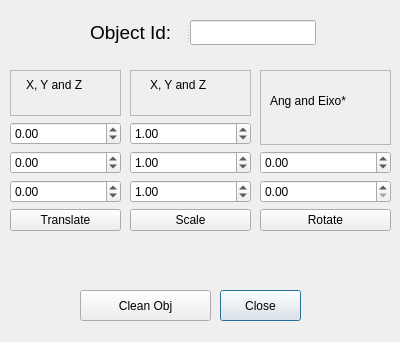
<?xml version="1.0" encoding="UTF-8"?>
<ui version="4.0">
 <class>TransformObj</class>
 <widget class="QDialog" name="TransformObj">
  <property name="geometry">
   <rect>
    <x>0</x>
    <y>0</y>
    <width>400</width>
    <height>342</height>
   </rect>
  </property>
  <property name="windowTitle">
   <string>Operadores  geométricos</string>
  </property>
  <widget class="QPushButton" name="pushButton_4">
   <property name="geometry">
    <rect>
     <x>220</x>
     <y>290</y>
     <width>81</width>
     <height>31</height>
    </rect>
   </property>
   <property name="text">
    <string>Close</string>
   </property>
  </widget>
  <widget class="QWidget" name="layoutWidget">
   <property name="geometry">
    <rect>
     <x>10</x>
     <y>70</y>
     <width>111</width>
     <height>161</height>
    </rect>
   </property>
   <layout class="QVBoxLayout" name="Translate_frame">
    <item>
     <widget class="QFrame" name="Translate">
      <property name="frameShape">
       <enum>QFrame::StyledPanel</enum>
      </property>
      <property name="frameShadow">
       <enum>QFrame::Raised</enum>
      </property>
      <widget class="QLabel" name="label_2">
       <property name="geometry">
        <rect>
         <x>16</x>
         <y>-1</y>
         <width>91</width>
         <height>31</height>
        </rect>
       </property>
       <property name="text">
        <string>X, Y and Z</string>
       </property>
      </widget>
     </widget>
    </item>
    <item>
     <widget class="QDoubleSpinBox" name="tX">
      <property name="minimum">
       <double>-9990.000000000000000</double>
      </property>
      <property name="maximum">
       <double>9999.989999999999782</double>
      </property>
      <property name="value">
       <double>0.000000000000000</double>
      </property>
     </widget>
    </item>
    <item>
     <widget class="QDoubleSpinBox" name="tY">
      <property name="minimum">
       <double>-9990.000000000000000</double>
      </property>
      <property name="maximum">
       <double>9999.989999999999782</double>
      </property>
      <property name="value">
       <double>0.000000000000000</double>
      </property>
     </widget>
    </item>
    <item>
     <widget class="QDoubleSpinBox" name="tZ">
      <property name="minimum">
       <double>-9990.000000000000000</double>
      </property>
      <property name="maximum">
       <double>9999.989999999999782</double>
      </property>
      <property name="value">
       <double>0.000000000000000</double>
      </property>
     </widget>
    </item>
    <item>
     <widget class="QPushButton" name="translate">
      <property name="text">
       <string>Translate</string>
      </property>
     </widget>
    </item>
   </layout>
  </widget>
  <widget class="QWidget" name="layoutWidget">
   <property name="geometry">
    <rect>
     <x>130</x>
     <y>70</y>
     <width>121</width>
     <height>161</height>
    </rect>
   </property>
   <layout class="QVBoxLayout" name="Scale_frame">
    <item>
     <widget class="QFrame" name="Scale">
      <property name="frameShape">
       <enum>QFrame::StyledPanel</enum>
      </property>
      <property name="frameShadow">
       <enum>QFrame::Raised</enum>
      </property>
      <widget class="QLabel" name="label_3">
       <property name="geometry">
        <rect>
         <x>20</x>
         <y>-1</y>
         <width>81</width>
         <height>31</height>
        </rect>
       </property>
       <property name="text">
        <string>X, Y and Z</string>
       </property>
      </widget>
     </widget>
    </item>
    <item>
     <widget class="QDoubleSpinBox" name="eX">
      <property name="minimum">
       <double>-9999.989999999999782</double>
      </property>
      <property name="maximum">
       <double>9999.989999999999782</double>
      </property>
      <property name="singleStep">
       <double>1.000000000000000</double>
      </property>
      <property name="value">
       <double>1.000000000000000</double>
      </property>
     </widget>
    </item>
    <item>
     <widget class="QDoubleSpinBox" name="eY">
      <property name="minimum">
       <double>-9999.989999999999782</double>
      </property>
      <property name="maximum">
       <double>9999.989999999999782</double>
      </property>
      <property name="value">
       <double>1.000000000000000</double>
      </property>
     </widget>
    </item>
    <item>
     <widget class="QDoubleSpinBox" name="eZ">
      <property name="minimum">
       <double>-9999.989999999999782</double>
      </property>
      <property name="maximum">
       <double>9999.989999999999782</double>
      </property>
      <property name="value">
       <double>1.000000000000000</double>
      </property>
     </widget>
    </item>
    <item>
     <widget class="QPushButton" name="scale">
      <property name="text">
       <string>Scale</string>
      </property>
     </widget>
    </item>
   </layout>
  </widget>
  <widget class="QWidget" name="layoutWidget">
   <property name="geometry">
    <rect>
     <x>260</x>
     <y>70</y>
     <width>131</width>
     <height>161</height>
    </rect>
   </property>
   <layout class="QVBoxLayout" name="Rotate_frame">
    <item>
     <widget class="QFrame" name="Rotate">
      <property name="frameShape">
       <enum>QFrame::StyledPanel</enum>
      </property>
      <property name="frameShadow">
       <enum>QFrame::Raised</enum>
      </property>
      <widget class="QLabel" name="label_4">
       <property name="geometry">
        <rect>
         <x>10</x>
         <y>10</y>
         <width>111</width>
         <height>41</height>
        </rect>
       </property>
       <property name="text">
        <string>Ang and Eixo*</string>
       </property>
      </widget>
     </widget>
    </item>
    <item>
     <widget class="QDoubleSpinBox" name="ang">
      <property name="minimum">
       <double>-9990.000000000000000</double>
      </property>
      <property name="maximum">
       <double>9999.989999999999782</double>
      </property>
      <property name="value">
       <double>0.000000000000000</double>
      </property>
     </widget>
    </item>
    <item>
     <widget class="QDoubleSpinBox" name="eixo">
      <property name="minimum">
       <double>0.000000000000000</double>
      </property>
      <property name="maximum">
       <double>2.000000000000000</double>
      </property>
      <property name="value">
       <double>0.000000000000000</double>
      </property>
     </widget>
    </item>
    <item>
     <widget class="QPushButton" name="rotate">
      <property name="text">
       <string>Rotate</string>
      </property>
     </widget>
    </item>
   </layout>
  </widget>
  <widget class="QSplitter" name="splitter">
   <property name="geometry">
    <rect>
     <x>90</x>
     <y>20</y>
     <width>226</width>
     <height>25</height>
    </rect>
   </property>
   <property name="orientation">
    <enum>Qt::Horizontal</enum>
   </property>
   <widget class="QLabel" name="label">
    <property name="font">
     <font>
      <pointsize>14</pointsize>
     </font>
    </property>
    <property name="text">
     <string>Object Id:</string>
    </property>
   </widget>
   <widget class="QLineEdit" name="id_input"/>
  </widget>
  <widget class="QLabel" name="result_label">
   <property name="geometry">
    <rect>
     <x>50</x>
     <y>250</y>
     <width>301</width>
     <height>41</height>
    </rect>
   </property>
   <property name="text">
    <string/>
   </property>
  </widget>
  <widget class="QPushButton" name="clean">
   <property name="geometry">
    <rect>
     <x>80</x>
     <y>290</y>
     <width>131</width>
     <height>31</height>
    </rect>
   </property>
   <property name="text">
    <string>Clean Obj</string>
   </property>
  </widget>
 </widget>
 <resources/>
 <connections/>
</ui>
